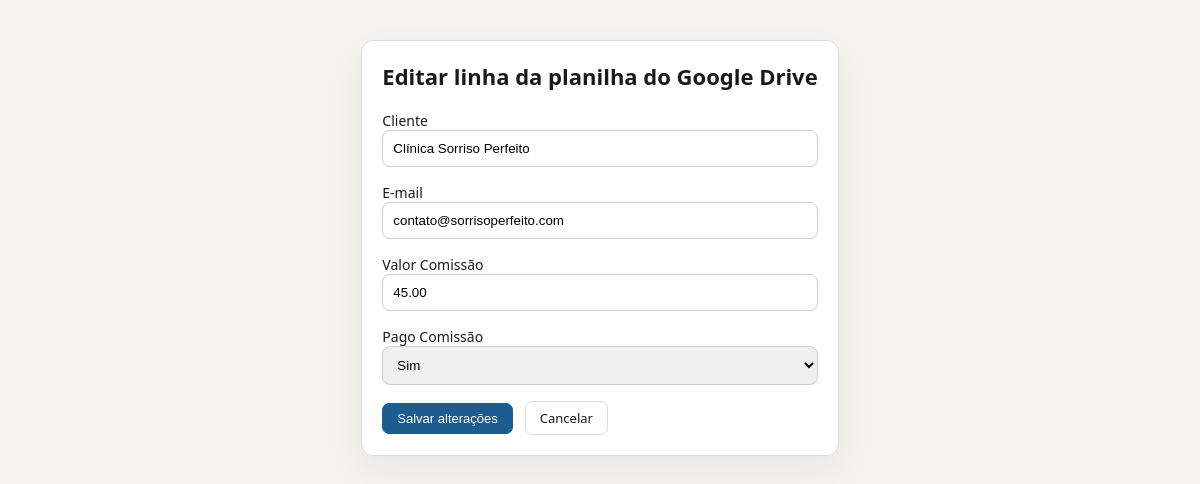
/planilha/editar/7/, run on the app's committed database.
### core/app/models.py (models this page shows, shortened)
class PlanilhaRegistro(models.Model):
    data_venda = models.DateField(null=True, blank=True)
    contador_parceiro = models.CharField(max_length=255, blank=True)
    contador_contabilidade = models.CharField(max_length=255, blank=True)
    telefone1 = models.CharField(max_length=50, blank=True)
    cliente = models.CharField(max_length=255, blank=True)
    cpf_cnpj = models.CharField(max_length=64, blank=True)
    email = models.EmailField(blank=True)
    telefone2 = models.CharField(max_length=50, blank=True)
    tipo_certificado = models.CharField(max_length=255, blank=True)
    valor_venda = models.DecimalField(max_digits=12, decimal_places=2, null=True, blank=True)
    percentual_comissao = models.DecimalField(max_digits=6, decimal_places=2, null=True, blank=True)
    valor_comissao = models.DecimalField(max_digits=12, decimal_places=2, null=True, blank=True)
    pago_comissao = models.BooleanField(default=False)
    chave_pix = models.CharField(max_length=255, blank=True)
    data_vencimento = models.DateField(null=True, blank=True)
    pago_venda = models.BooleanField(default=False)
    forma_pagamento = models.CharField(max_length=255, blank=True)
    banco = models.CharField(max_length=255, blank=True)
    certificado_feito = models.CharField(max_length=255, blank=True)
    venda = models.CharField(max_length=255, blank=True)
    custo_certificado = models.DecimalField(max_digits=12, decimal_places=2, null=True, blank=True)
    valor_liquido = models.DecimalField(max_digits=12, decimal_places=2, null=True, blank=True)
    data_registro = models.DateTimeField(auto_now_add=True)

### core/app/views.py (the view, shortened to what this page needs)
# urls.py: path('planilha/editar/<int:pk>/', editar_google_row, name='editar_google_row'),
def editar_google_row(request, pk):
    registro = get_object_or_404(PlanilhaRegistro, pk=pk)
    return render(request, 'google_edit.html', {'registro': registro})

### core/app/templates/google_edit.html (shortened to what this page needs)
{% load static %}
<!DOCTYPE html>
<html lang="pt-BR">
<head>
  <link rel="stylesheet" href="{% static 'css/cert_manager.css' %}">
</head>
<body>
  <div style="max-width:900px;margin:40px auto;padding:20px;background:#fff;border:1px solid #ddd;border-radius:12px;box-shadow:0 16px 40px rgba(0,0,0,.05);">
    <h1 style="margin-bottom:20px;font-size:22px;">Editar linha da planilha do Google Drive</h1>
    <form method="post" style="display:grid;gap:16px;">
      <label style="display:block;font-size:14px;">Cliente<br><input name="cliente" value="{{ registro.cliente }}" style="width:100%;padding:10px;border:1px solid #ccd; border-radius:8px"></label>
      <label style="display:block;font-size:14px;">E-mail<br><input name="email" value="{{ registro.email }}" style="width:100%;padding:10px;border:1px solid #ccd; border-radius:8px"></label>
      <label style="display:block;font-size:14px;">Valor Comissão<br><input name="valor_comissao" value="{{ registro.valor_comissao|default_if_none:"" }}" style="width:100%;padding:10px;border:1px solid #ccd; border-radius:8px"></label>
      <label style="display:block;font-size:14px;">Pago Comissão<br>
        <select name="pago_comissao" style="width:100%;padding:10px;border:1px solid #ccd; border-radius:8px">
          <option value="Sim" {% if registro.pago_comissao %}selected{% endif %}>Sim</option>
        </select>
      </label>
      <div style="display:flex;gap:12px;align-items:center">
        <button type="submit" class="btn btn-primary">Salvar alterações</button>
        <a href="{% url 'dashboard' %}" class="btn" style="text-decoration:none;">Cancelar</a>
      </div>
    </form>
  </div>
</body>
</html>

### core/app_Gestor/static/css/cert_manager.css (style rules this page uses)
* { box-sizing:border-box;margin:0;padding:0 }
:root { --sidebar-w:220px; --hdr:52px; --bg:#f4f3ef; --surface:#ffffff; --border:#e0ded7; --text:#1a1a18; --muted:#6b6b67; --accent:#1d5c8f; --accent-light:#e6f1fb; --success:#3b6d11; --success-bg:#eaf3de; --warn:#854f0b; --warn-bg:#faeeda; --danger:#a32d2d; --danger-bg:#fcebeb; --info:#185fa5; --info-bg:#e6f1fb; --purple:#534ab7; --purple-bg:#eeedfe; --teal:#0f6e56; --teal-bg:#e1f5ee; }
body { font-family:'Segoe UI',system-ui,sans-serif;font-size:14px;color:var(--text);background:var(--bg);min-height:600px;display:flex;flex-direction:column }
.btn { display:inline-flex;align-items:center;gap:6px;padding:7px 14px;border-radius:7px;border:1px solid var(--border);background:var(--surface);color:var(--text);font-size:13px;font-weight:500;cursor:pointer;transition:all .15s }
.btn-primary { background:var(--accent);color:#fff;border-color:var(--accent) }

### data on the page
PlanilhaRegistro: cliente "Clínica Sorriso Perfeito", email "contato@sorrisoperfeito.com", valor_comissao "45.00", pago_comissao "Sim"
